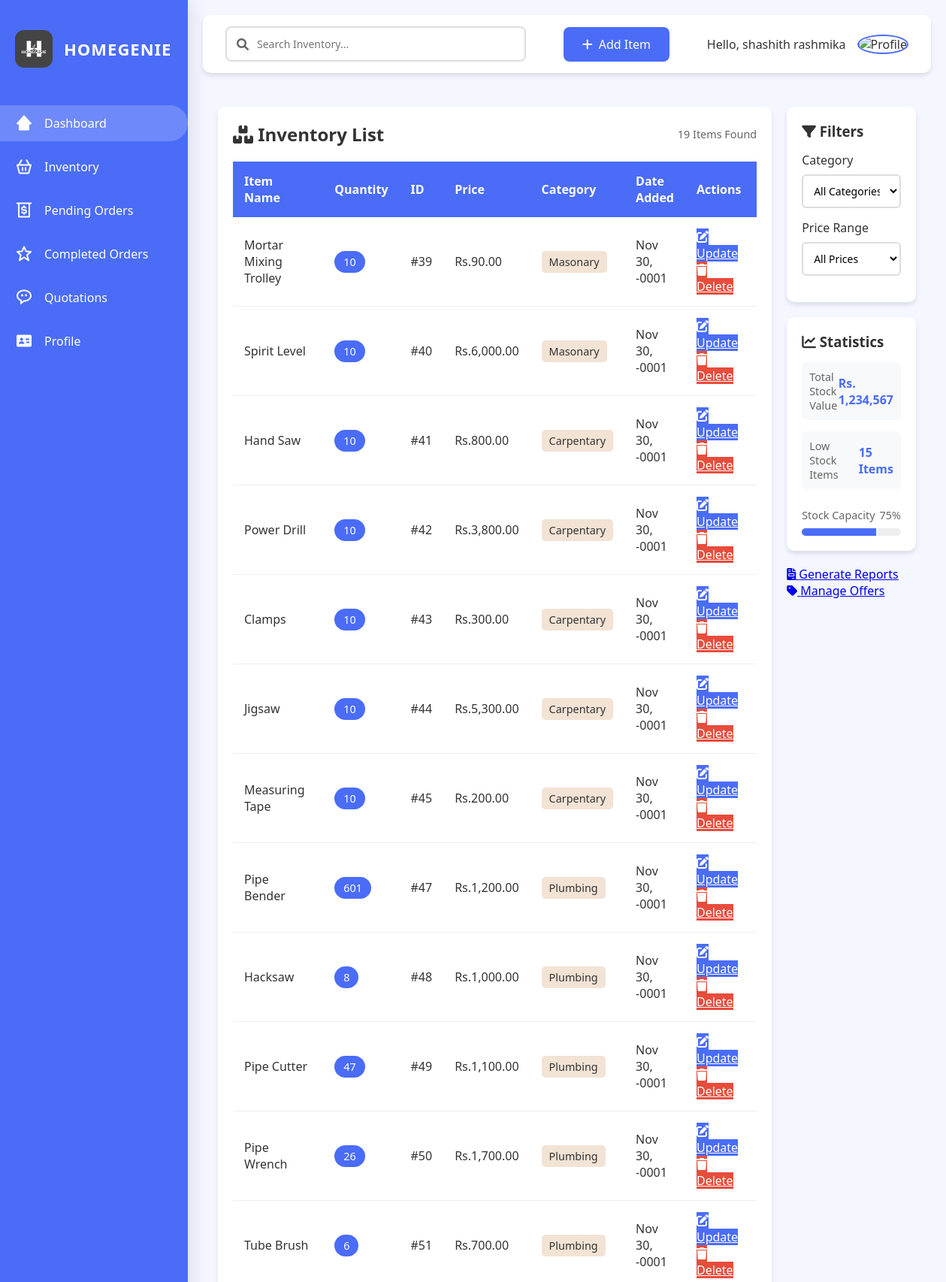
The page /InventoryController/index (signed in, upper part) on the database as committed earlier.
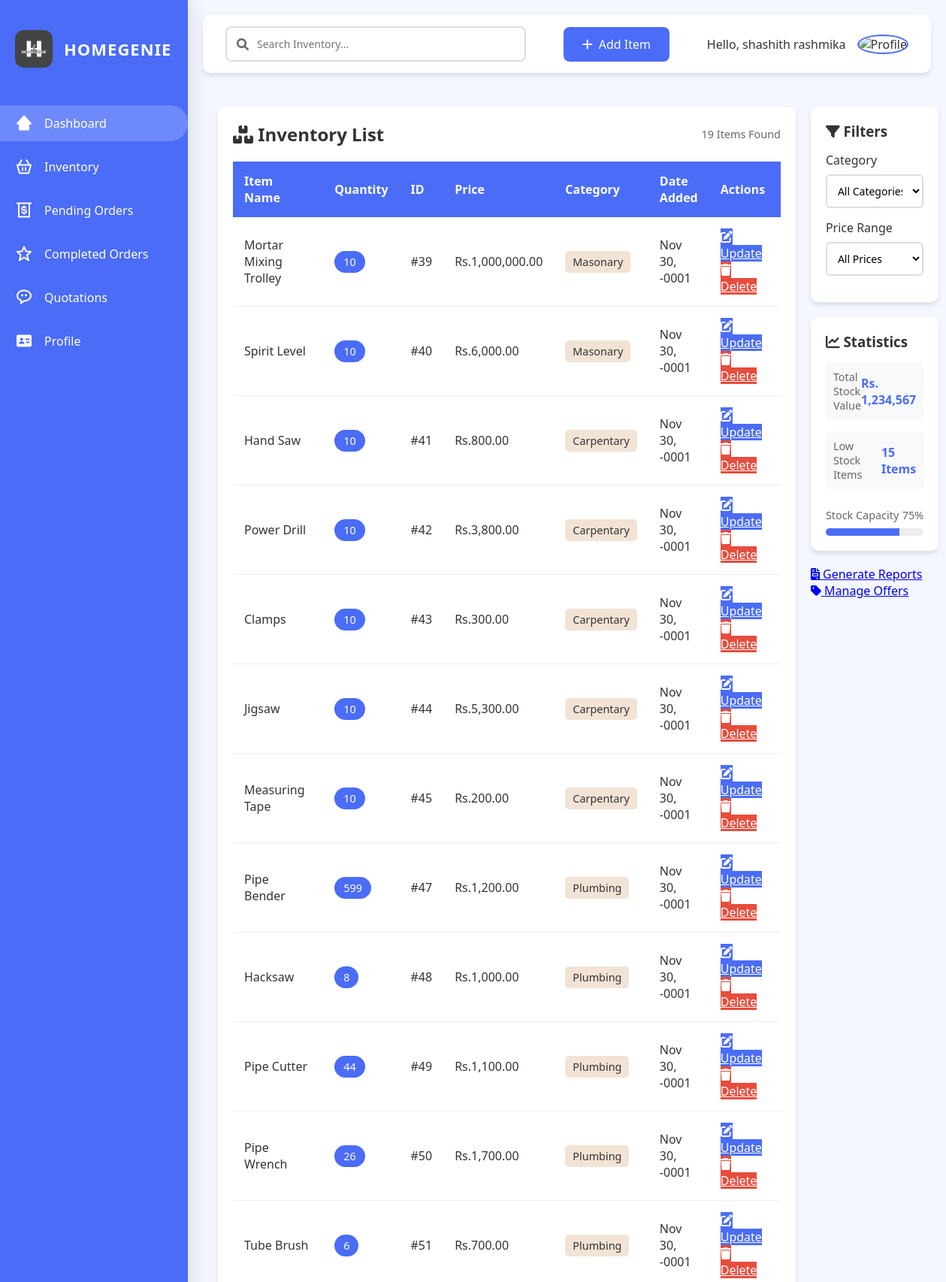
The same page on the database as committed later.
### tables this page shows
CREATE TABLE `inventory` (
  `item_id` int(11) NOT NULL,
  `item_name` varchar(100) NOT NULL,
  `quantity` int(11) NOT NULL,
  `selling_price` decimal(10,2) NOT NULL,
  `category` varchar(50) NOT NULL,
  `added_date` date NOT NULL,
  `image_path` longblob DEFAULT NULL,
  `user_id` int(11) DEFAULT NULL
);

### app/controllers/InventoryController.php (called while the page is built, shortened)
<?php
class InventoryController extends Controller {
    private $inventoryModel;
    public function __construct() {
        $this->inventoryModel = $this->model('InventoryModel');
    }
    public function index() {
        $user_id = $_SESSION['user_id'];
        $results = $this->inventoryModel->getAllItems($user_id);
        $this->view('supplier/admin/inventory/inventory', $results);
    }
}
?>

### app/libraries/Core.php (called while the page is built, shortened)
<?php
class Core {
    protected $currentMethod = 'index';
    public function __construct() {
        $url = $this->getURL();
        if (isset($url[0]) && file_exists('../app/controllers/' . ucwords($url[0]) . '.php')) {
            unset($url[0]);
        }
        $this->currentController = new $this->currentController;
        if (isset($url[1]) && method_exists($this->currentController, $url[1])) {
            $this->currentMethod = $url[1];
            unset($url[1]);
        }
        $this->params = $url ? array_values($url) : [];
        call_user_func_array([$this->currentController, $this->currentMethod], $this->params);
    }
    public function getURL() {
        if (isset($_GET['url'])) {
            $url = rtrim($_GET['url'], '/');
            $url = filter_var($url, FILTER_SANITIZE_URL);
            return explode('/', $url);
        }
        return [];
    }
}

### public/index.php (called while the page is built, shortened)
<?php
   $init = new Core();
?>

### app/libraries/Database.php (called while the page is built, shortened)
<?php
class Database{
    private $host = DB_HOST;
    private $user = DB_USER;
    private $password = DB_PASSWORD;
    private $dbname = DB_NAME;
    private $dbh;
    private $statement;
    public function __construct(){
        $dsn = 'mysql:host='.$this->host.';dbname='.$this->dbname;
        $options = array(
            PDO::ATTR_PERSISTENT => true,
            PDO::ATTR_ERRMODE => PDO::ERRMODE_EXCEPTION
        );
        try {
            $this->dbh = new PDO($dsn, $this->user, $this->password, $options);
        } catch (PDOException $e) {
            $this->error = $e->getMessage();
            echo $this->error;
        }
    }
    public function query($sql){
        $this->statement = $this->dbh->prepare($sql);
    }
    public function bind($param, $value, $type = null){
        if (is_null($type)) {
            switch (true) {
                case is_int($value):
                    $type = PDO::PARAM_INT;
                    break;
            }
        }
        $this->statement->bindValue($param, $value, $type);
    }
    public function execute(){
        return $this->statement->execute();
    }
    public function resultSet(){
        $this->execute();
        return $this->statement->fetchAll(PDO::FETCH_OBJ);
    }
}

### app/models/InventoryModel.php (called while the page is built, shortened)
<?php
class InventoryModel {
    private $db;
    public function __construct() {
        $this->db = new Database();
    }
    public function getAllItems($userId) {
        $this->db->query("SELECT * FROM inventory WHERE user_id = :user_id");
        $this->db->bind(':user_id', $userId);
        $results = $this->db->resultSet();
        return $results;
    }
}
?>

### app/views/supplier/admin/inventory/inventory.php (the view, shortened to what the changed rows need)
<!DOCTYPE html>
<html lang="en">
<head>
    <link rel="stylesheet" href="<?php echo URLROOT; ?>/public/css/inventory.css">
    <link rel="stylesheet" href="https://cdnjs.cloudflare.com/ajax/libs/font-awesome/6.0.0/css/all.min.css">
</head>
<body>
    <?php require APPROOT . '/views/supplier/admin/sidebar.php'; ?>
    <div class="container">
        <main>
            <section class="inventory-list">
                <div class="list-header">
                    <h2><i class="fas fa-boxes"></i> Inventory List</h2>
                </div>
                <table>
                    <thead>
                        <tr>
                            <th>Item Name</th>
                            <th>Quantity</th>
                            <th>ID</th>
                            <th>Price</th>
                            <th>Category</th>
                            <th>Date Added</th>
                            <th>Actions</th>
                        </tr>
                    </thead>
                    <tbody>
                        <?php if (!empty($data)): ?>
                            <?php foreach ($data as $item): ?>
                                <tr>
                                    <td><?php echo $item->item_name; ?></td>
                                    <td><span class="quantity-badge"><?php echo $item->quantity; ?></span></td>
                                    <td>#<?php echo $item->item_id; ?></td>
                                    <td>Rs.<?php echo number_format($item->selling_price, 2); ?></td>
                                    <td><span class="category-tag"><?php echo $item->category; ?></span></td>
                                    <td><?php echo date('M d, Y', strtotime($item->added_date)); ?></td>
                                    <td>
                                        <a href="#" class="action-link update-btn" data-id="<?php echo $item->item_id; ?>" style="margin-right: 10px;">
                                            <i class="fas fa-edit"></i> Update
                                        </a>
                                        <a href="#" class="action-link remove-btn" data-id="<?php echo $item->item_id; ?>">
                                            <i class="fas fa-trash"></i> Delete
                                        </a>
                                    </td>
                                </tr>
                            <?php endforeach; ?>
                        <?php endif; ?>
                    </tbody>
                </table>
            </section>
        </main>
    </div>
</body>
</html>

Rows that differ between the two databases and show on the page:
changed inventory "Mortar Mixing Trolley": selling_price "90.00" → "1,000,000.00"
changed inventory "Pipe Bender": quantity "601" → "599"
changed inventory "Pipe Cutter": quantity "47" → "44"
